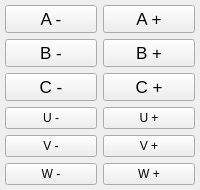
               <widget class="QWidget" name="aditionalAxisesWidget" native="true">
                <property name="sizePolicy">
                 <sizepolicy hsizetype="Preferred" vsizetype="Preferred">
                  <horstretch>2</horstretch>
                  <verstretch>0</verstretch>
                 </sizepolicy>
                </property>
                <layout class="QGridLayout" name="gridLayout_9">
                 <property name="leftMargin">
                  <number>5</number>
                 </property>
                 <property name="topMargin">
                  <number>5</number>
                 </property>
                 <property name="rightMargin">
                  <number>5</number>
                 </property>
                 <property name="bottomMargin">
                  <number>5</number>
                 </property>
                 <item row="5" column="2">
                  <widget class="AxisPushButton" name="movementWPositivePushButton">
                   <property name="sizePolicy">
                    <sizepolicy hsizetype="Minimum" vsizetype="Minimum">
                     <horstretch>0</horstretch>
                     <verstretch>0</verstretch>
                    </sizepolicy>
                   </property>
                   <property name="text">
                    <string>W +</string>
                   </property>
                   <property name="icon">
                    <iconset resource="resources/images.qrc">
                     <normaloff>:/arrows/images/arrows/ArrowRight.png</normaloff>:/arrows/images/arrows/ArrowRight.png</iconset>
                   </property>
                   <property name="iconSize">
                    <size>
                     <width>32</width>
                     <height>32</height>
                    </size>
                   </property>
                   <property name="autoRepeat">
                    <bool>false</bool>
                   </property>
                  </widget>
                 </item>
                 <item row="4" column="2">
                  <widget class="AxisPushButton" name="movementVPositivePushButton">
                   <property name="sizePolicy">
                    <sizepolicy hsizetype="Minimum" vsizetype="Minimum">
                     <horstretch>0</horstretch>
                     <verstretch>0</verstretch>
                    </sizepolicy>
                   </property>
                   <property name="text">
                    <string>V +</string>
                   </property>
                   <property name="icon">
                    <iconset resource="resources/images.qrc">
                     <normaloff>:/arrows/images/arrows/ArrowRight.png</normaloff>:/arrows/images/arrows/ArrowRight.png</iconset>
                   </property>
                   <property name="iconSize">
                    <size>
                     <width>32</width>
                     <height>32</height>
                    </size>
                   </property>
                   <property name="autoRepeat">
                    <bool>false</bool>
                   </property>
                  </widget>
                 </item>
                 <item row="0" column="2">
                  <widget class="AxisPushButton" name="movementAPositivePushButton">
                   <property name="sizePolicy">
                    <sizepolicy hsizetype="Preferred" vsizetype="Minimum">
                     <horstretch>0</horstretch>
                     <verstretch>0</verstretch>
                    </sizepolicy>
                   </property>
                   <property name="font">
                    <font>
                     <pointsize>13</pointsize>
                    </font>
                   </property>
                   <property name="text">
                    <string>A +</string>
                   </property>
                   <property name="icon">
                    <iconset resource="resources/images.qrc">
                     <normaloff>:/arrows/images/arrows/ArrowRight.png</normaloff>:/arrows/images/arrows/ArrowRight.png</iconset>
                   </property>
                   <property name="iconSize">
                    <size>
                     <width>32</width>
                     <height>32</height>
                    </size>
                   </property>
                   <property name="autoRepeat">
                    <bool>false</bool>
                   </property>
                   <property name="autoDefault">
                    <bool>false</bool>
                   </property>
                   <property name="default">
                    <bool>false</bool>
                   </property>
                   <property name="flat">
                    <bool>false</bool>
                   </property>
                  </widget>
                 </item>
                 <item row="5" column="1">
                  <widget class="AxisPushButton" name="movementWNegativePushButton">
                   <property name="sizePolicy">
                    <sizepolicy hsizetype="Minimum" vsizetype="Minimum">
                     <horstretch>0</horstretch>
                     <verstretch>0</verstretch>
                    </sizepolicy>
                   </property>
                   <property name="text">
                    <string>W -</string>
                   </property>
                   <property name="icon">
                    <iconset resource="resources/images.qrc">
                     <normaloff>:/arrows/images/arrows/ArrowLeft.png</normaloff>:/arrows/images/arrows/ArrowLeft.png</iconset>
                   </property>
                   <property name="iconSize">
                    <size>
                     <width>32</width>
                     <height>32</height>
                    </size>
                   </property>
                   <property name="autoRepeat">
                    <bool>false</bool>
                   </property>
                  </widget>
                 </item>
                 <item row="2" column="2">
                  <widget class="AxisPushButton" name="movementCPositivePushButton">
                   <property name="enabled">
                    <bool>true</bool>
                   </property>
                   <property name="sizePolicy">
                    <sizepolicy hsizetype="Preferred" vsizetype="Minimum">
                     <horstretch>0</horstretch>
                     <verstretch>0</verstretch>
                    </sizepolicy>
                   </property>
                   <property name="font">
                    <font>
                     <pointsize>13</pointsize>
                    </font>
                   </property>
                   <property name="text">
                    <string>C +</string>
                   </property>
                   <property name="icon">
                    <iconset resource="resources/images.qrc">
                     <normaloff>:/arrows/images/arrows/ArrowRight.png</normaloff>:/arrows/images/arrows/ArrowRight.png</iconset>
                   </property>
                   <property name="iconSize">
                    <size>
                     <width>32</width>
                     <height>32</height>
                    </size>
                   </property>
                   <property name="autoRepeat">
                    <bool>false</bool>
                   </property>
                   <property name="default">
                    <bool>false</bool>
                   </property>
                  </widget>
                 </item>
                 <item row="3" column="1">
                  <widget class="AxisPushButton" name="movementUNegativePushButton">
                   <property name="enabled">
                    <bool>true</bool>
                   </property>
                   <property name="sizePolicy">
                    <sizepolicy hsizetype="Minimum" vsizetype="Minimum">
                     <horstretch>0</horstretch>
                     <verstretch>0</verstretch>
                    </sizepolicy>
                   </property>
                   <property name="text">
                    <string>U -</string>
                   </property>
                   <property name="icon">
                    <iconset resource="resources/images.qrc">
                     <normaloff>:/arrows/images/arrows/ArrowLeft.png</normaloff>:/arrows/images/arrows/ArrowLeft.png</iconset>
                   </property>
                   <property name="iconSize">
                    <size>
                     <width>32</width>
                     <height>32</height>
                    </size>
                   </property>
                   <property name="autoRepeat">
                    <bool>false</bool>
                   </property>
                  </widget>
                 </item>
                 <item row="0" column="1">
                  <widget class="AxisPushButton" name="movementANegativePushButton">
                   <property name="sizePolicy">
                    <sizepolicy hsizetype="Preferred" vsizetype="Minimum">
                     <horstretch>0</horstretch>
                     <verstretch>0</verstretch>
                    </sizepolicy>
                   </property>
                   <property name="font">
                    <font>
                     <pointsize>13</pointsize>
                    </font>
                   </property>
                   <property name="text">
                    <string>A -</string>
                   </property>
                   <property name="icon">
                    <iconset resource="resources/images.qrc">
                     <normaloff>:/arrows/images/arrows/ArrowLeft.png</normaloff>:/arrows/images/arrows/ArrowLeft.png</iconset>
                   </property>
                   <property name="iconSize">
                    <size>
                     <width>32</width>
                     <height>32</height>
                    </size>
                   </property>
                   <property name="autoRepeat">
                    <bool>false</bool>
                   </property>
                   <property name="default">
                    <bool>false</bool>
                   </property>
                  </widget>
                 </item>
                 <item row="1" column="2">
                  <widget class="AxisPushButton" name="movementBPositivePushButton">
                   <property name="sizePolicy">
                    <sizepolicy hsizetype="Preferred" vsizetype="Minimum">
                     <horstretch>0</horstretch>
                     <verstretch>0</verstretch>
                    </sizepolicy>
                   </property>
                   <property name="font">
                    <font>
                     <pointsize>13</pointsize>
                    </font>
                   </property>
                   <property name="text">
                    <string>B +</string>
                   </property>
                   <property name="icon">
                    <iconset resource="resources/images.qrc">
                     <normaloff>:/arrows/images/arrows/ArrowRight.png</normaloff>:/arrows/images/arrows/ArrowRight.png</iconset>
                   </property>
                   <property name="iconSize">
                    <size>
                     <width>32</width>
                     <height>32</height>
                    </size>
                   </property>
                   <property name="autoRepeat">
                    <bool>false</bool>
                   </property>
                   <property name="default">
                    <bool>false</bool>
                   </property>
                  </widget>
                 </item>
                 <item row="2" column="1">
                  <widget class="AxisPushButton" name="movementCNegativePushButton">
                   <property name="enabled">
                    <bool>true</bool>
                   </property>
                   <property name="sizePolicy">
                    <sizepolicy hsizetype="Preferred" vsizetype="Minimum">
                     <horstretch>0</horstretch>
                     <verstretch>0</verstretch>
                    </sizepolicy>
                   </property>
                   <property name="font">
                    <font>
                     <pointsize>13</pointsize>
                    </font>
                   </property>
                   <property name="text">
                    <string>C -</string>
                   </property>
                   <property name="icon">
                    <iconset resource="resources/images.qrc">
                     <normaloff>:/arrows/images/arrows/ArrowLeft.png</normaloff>:/arrows/images/arrows/ArrowLeft.png</iconset>
                   </property>
                   <property name="iconSize">
                    <size>
                     <width>32</width>
                     <height>32</height>
                    </size>
                   </property>
                   <property name="autoRepeat">
                    <bool>false</bool>
                   </property>
                   <property name="default">
                    <bool>false</bool>
                   </property>
                  </widget>
                 </item>
                 <item row="4" column="1">
                  <widget class="AxisPushButton" name="movementVNegativePushButton">
                   <property name="sizePolicy">
                    <sizepolicy hsizetype="Minimum" vsizetype="Minimum">
                     <horstretch>0</horstretch>
                     <verstretch>0</verstretch>
                    </sizepolicy>
                   </property>
                   <property name="text">
                    <string>V -</string>
                   </property>
                   <property name="icon">
                    <iconset resource="resources/images.qrc">
                     <normaloff>:/arrows/images/arrows/ArrowLeft.png</normaloff>:/arrows/images/arrows/ArrowLeft.png</iconset>
                   </property>
                   <property name="iconSize">
                    <size>
                     <width>32</width>
                     <height>32</height>
                    </size>
                   </property>
                   <property name="autoRepeat">
                    <bool>false</bool>
                   </property>
                  </widget>
                 </item>
                 <item row="1" column="1">
                  <widget class="AxisPushButton" name="movementBNegativePushButton">
                   <property name="sizePolicy">
                    <sizepolicy hsizetype="Preferred" vsizetype="Minimum">
                     <horstretch>0</horstretch>
                     <verstretch>0</verstretch>
                    </sizepolicy>
                   </property>
                   <property name="font">
                    <font>
                     <pointsize>13</pointsize>
                    </font>
                   </property>
                   <property name="text">
                    <string>B -</string>
                   </property>
                   <property name="icon">
                    <iconset resource="resources/images.qrc">
                     <normaloff>:/arrows/images/arrows/ArrowLeft.png</normaloff>:/arrows/images/arrows/ArrowLeft.png</iconset>
                   </property>
                   <property name="iconSize">
                    <size>
                     <width>32</width>
                     <height>32</height>
                    </size>
                   </property>
                   <property name="autoRepeat">
                    <bool>false</bool>
                   </property>
                   <property name="default">
                    <bool>false</bool>
                   </property>
                  </widget>
                 </item>
                 <item row="3" column="2">
                  <widget class="AxisPushButton" name="movementUPositivePushButton">
                   <property name="enabled">
                    <bool>true</bool>
                   </property>
                   <property name="sizePolicy">
                    <sizepolicy hsizetype="Minimum" vsizetype="Minimum">
                     <horstretch>0</horstretch>
                     <verstretch>0</verstretch>
                    </sizepolicy>
                   </property>
                   <property name="text">
                    <string>U +</string>
                   </property>
                   <property name="icon">
                    <iconset resource="resources/images.qrc">
                     <normaloff>:/arrows/images/arrows/ArrowRight.png</normaloff>:/arrows/images/arrows/ArrowRight.png</iconset>
                   </property>
                   <property name="iconSize">
                    <size>
                     <width>32</width>
                     <height>32</height>
                    </size>
                   </property>
                   <property name="autoRepeat">
                    <bool>false</bool>
                   </property>
                  </widget>
                 </item>
                </layout>
               </widget>
